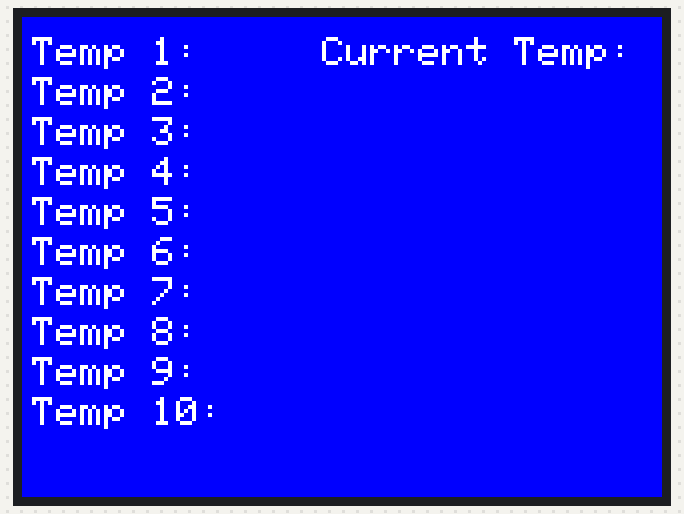
Recording of a sketch running on a simulated Arduino Uno, built with avr-gcc and run on an emulated ATmega328P. On the bench: 320×240 colour display. What the sketch prints to the serial monitor is not drawn.

Above: at 1.8 s.

The sketch:

Static_Text_.ino
```cpp
//Must use for screen to work
#include "SPI.h"
#include "Adafruit_GFX.h"
#include "Adafruit_ILI9341.h"


#define TFT_DC 9
#define TFT_CS 10

Adafruit_ILI9341 tft = Adafruit_ILI9341(TFT_CS, TFT_DC);
/*
  Uses a for loop to print numbers in various formats.
*/
void setup() {
  Serial.begin(9600); // open the serial port at 9600 bps:

  tft.begin();

  Serial.print(F("Screen fill"));
  Serial.println(testFillScreen());
  delay(500);

    Serial.print(F("Text"));
  Serial.println(testText());
  delay(1000);
//preps screen
}

/*
 * Startup Screen
 */

 unsigned long testFillScreen() {
  unsigned long start = micros();
  tft.setRotation(1);

  tft.fillScreen(ILI9341_BLACK); //Tells screen background color
  tft.setCursor(60, 100);
  tft.setTextColor(ILI9341_WHITE);  tft.setTextSize(3);
  tft.println("Welcome!");

  tft.fillScreen(ILI9341_RED);
  tft.setCursor(60, 100);
  tft.setTextColor(ILI9341_WHITE);  tft.setTextSize(3);
  tft.println("Welcome!");

  tft.fillScreen(ILI9341_GREEN);
  tft.setCursor(60, 100);
  tft.setTextColor(ILI9341_WHITE);  tft.setTextSize(3);
  tft.println("Welcome!");

  tft.fillScreen(ILI9341_BLUE);
  tft.setCursor(60, 100);
  tft.setTextColor(ILI9341_WHITE);  tft.setTextSize(3);
  tft.println("Welcome!");

  tft.fillScreen(ILI9341_BLACK);
  tft.setCursor(60, 100);
  tft.setTextColor(ILI9341_WHITE);  tft.setTextSize(3);
  tft.println("Welcome!");
  delay(600);

  return micros() - start;

 }
 /*
  * Temperature static text
  */
unsigned long testText() {
  tft.fillScreen(ILI9341_BLUE);
  unsigned long start = micros();

  tft.setCursor(5, 10);
  tft.setTextColor(ILI9341_WHITE);  tft.setTextSize(2);
  tft.println("Temp 1:");

  tft.setCursor(5, 30);
  tft.setTextColor(ILI9341_WHITE);  tft.setTextSize(2);
  tft.println("Temp 2:");

  tft.setCursor(5, 50);
  tft.setTextColor(ILI9341_WHITE);  tft.setTextSize(2);
  tft.println("Temp 3:");

  tft.setCursor(5, 70);
  tft.setTextColor(ILI9341_WHITE);  tft.setTextSize(2);
  tft.println("Temp 4:");

  tft.setCursor(5, 90);
  tft.setTextColor(ILI9341_WHITE);  tft.setTextSize(2);
  tft.println("Temp 5:");

  tft.setCursor(5, 110);
  tft.setTextColor(ILI9341_WHITE);  tft.setTextSize(2);
  tft.println("Temp 6:");

  tft.setCursor(5, 130);
  tft.setTextColor(ILI9341_WHITE);  tft.setTextSize(2);
  tft.println("Temp 7:");

  tft.setCursor(5, 150);
  tft.setTextColor(ILI9341_WHITE);  tft.setTextSize(2);
  tft.println("Temp 8:");

  tft.setCursor(5, 170);
  tft.setTextColor(ILI9341_WHITE);  tft.setTextSize(2);
  tft.println("Temp 9:");

  tft.setCursor(5, 190);
  tft.setTextColor(ILI9341_WHITE);  tft.setTextSize(2);
  tft.println("Temp 10:");

  tft.setCursor(150, 10);
  tft.setTextColor(ILI9341_WHITE);  tft.setTextSize(2);
  tft.println("Current Temp:");

  return micros()-start;

}
void loop(){
}
```
